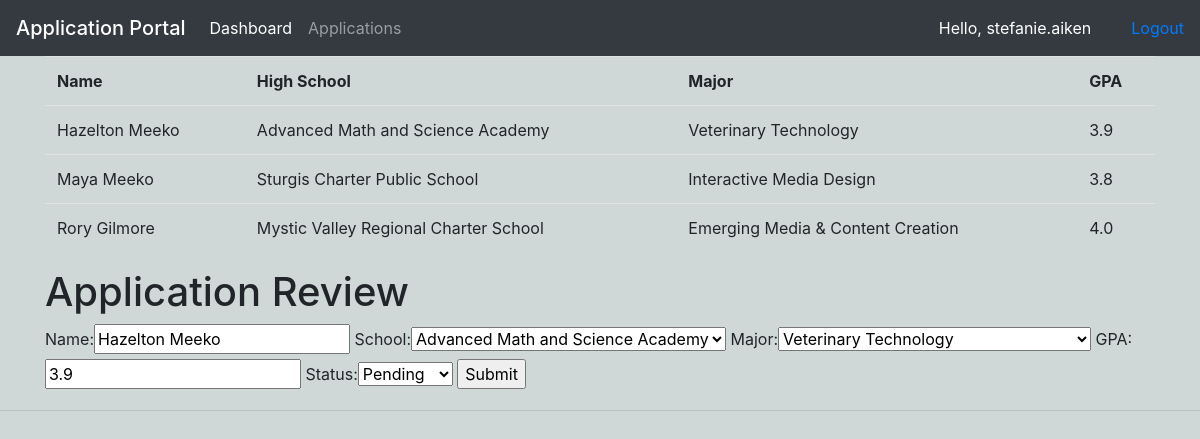
Page /application_review/1/ (signed in) on the committed database.
### appStatus/models.py (models this page shows, shortened)
class Application(models.Model):
    MAJOR = (
        ('Veterinary Technology', 'Veterinary Technology'),
        ('Equine Studies', 'Equine Studies'),
        ('Interactive Media Design', 'Interactive Media Design'),
        ('Emerging Media & Content Creation', 'Emerging Media & Content Creation'),
        ('Applied Computer Science', 'Applied Computer Science'),
        ('Criminal Justice', 'Criminal Justice'),
        ('Nursing', 'Nursing'),
        ('Psychology, Mental Health Counseling',
         'Psychology, Mental Health Counseling'),
    )
    SCHOOL = (
        ('Boston Latin School', 'Boston Latin School'),
        ('Sturgis Charter Public School', 'Sturgis Charter Public School'),
        ('Hopkinton High School', 'Hopkinton High School'),
        ('Advanced Math and Science Academy', 'Advanced Math and Science Academy'),
        ('Dover-Sherborn Regional High School',
         'Dover-Sherborn Regional High School'),
        ('Mystic Valley Regional Charter School',
         'Mystic Valley Regional Charter School'),
        ('Lexington High School', 'Lexington High School'),
        ('Weston High School', 'Weston High School')
    )
    STATUS = (
        ('Pending', 'Pending'),
        ('Accepted', 'Accepted'),
        ('Denied', 'Denied')
    )
    user = models.OneToOneField(User, null=True, on_delete=models.CASCADE)
    name = models.CharField(max_length=200, null=True)
    phone = models.CharField(max_length=200, null=True)
    email = models.CharField(max_length=200, null=True)
    major = models.CharField(max_length=200, null=True, choices=MAJOR)
    school = models.CharField(max_length=200, null=True, choices=SCHOOL)
    GPA = models.FloatField(null=True)
    status = models.CharField(max_length=200, null=True, choices=STATUS)
    date_created = models.DateTimeField(auto_now_add=True, null=True)

### appStatus/decorators.py (the view)
        def wrapper_func(request, *args, **kwargs):
            group = None
            if request.user.groups.exists():
                group = request.user.groups.all()[0].name
            if group in allowed_roles:
                return view_func(request, *args, **kwargs)
            else:
                return HttpResponse('You are not authorized to view this page')

### appStatus/forms.py
class DecisionForm(ModelForm):
    class Meta:
        model = Application
        fields = ['name', 'school', 'major', 'GPA', 'status']

### appStatus/views.py (called while the page is built)
@login_required(login_url='login')
@allowed_users(allowed_roles=['admin'])
def applicationReview(request, pk):
    applicant = Application.objects.get(id=pk)
    applicants = Application.objects.all()
    form = DecisionForm(instance=applicant)
    if request.method == 'POST':
        form = DecisionForm(request.POST, instance=applicant)
        if form.is_valid():
            form.save()
            return redirect('/')
    context = {'form': form, 'applicants': applicants}
    return render(request, 'appStatus/applicant.html', context)

### appStatus/templates/appStatus/applicant.html (shortened to what this page needs)
{%  extends 'appStatus/main.html' %}
{% block content %}
<div class="container">
    <div>
        <table class="table">
            <tr>
                <th>Name</th>
                <th>High School</th>
                <th>Major</th>
                <th>GPA</th>
            </tr>
            {% for applicant in applicants %}
            <tr>
                <td>{{applicant.name}}</td>
                <td>{{applicant.school}}</td>
                <td>{{applicant.major}}</td>
                <td>{{applicant.GPA}}</td>
            </tr>
            {% endfor %}
        </table>
    </div>
    <h1>Application Review</h1>
    <form action="" method="POST">
        {{form}}
        <input type="submit" name="Submit">
    </form>
</div>
{% endblock %}

### appStatus/templates/appStatus/Navbar.html (shortened to what this page needs)
{% load static %}
<nav class="navbar navbar-expand-lg navbar-dark bg-dark">
    <span class="navbar-brand mb-0 h1">Application Portal</span>
    <div class="collapse navbar-collapse" id="navbarNavAltMarkup">
        <div class="navbar-nav">
            {% if request.user.is_staff %}
            <a class="nav-item nav-link active" href="{% url 'home' %}">Dashboard </a>
            <a class="nav-item nav-link" href="{% url 'applications' %}">Applications</a>
            {% endif %}
        </div>
    </div>
    <div>
        <span class="hello-user">Hello, {{request.user}}</span>
    </div>
    <span><a class="hello-msg" href="{% url 'logout' %}">Logout</a></span>
</nav>

### static/css/main.css (style rules this page uses)
* { box-sizing: border-box; }
body { background-color: #cfd8d7; }
.hello-user { color: white; margin-right: 20px; padding-right: 20px; }

### rows in the picture
Application: name "Hazelton Meeko", school "Advanced Math and Science Academy", major "Veterinary Technology", GPA "3.9", status "Pending"
Application: name "Maya Meeko", school "Sturgis Charter Public School", major "Interactive Media Design", GPA "3.8"
Application: name "Rory Gilmore", school "Mystic Valley Regional Charter School", major "Emerging Media & Content Creation", GPA "4.0"

### other values in the picture
{{ request.user }} "stefanie.aiken"
